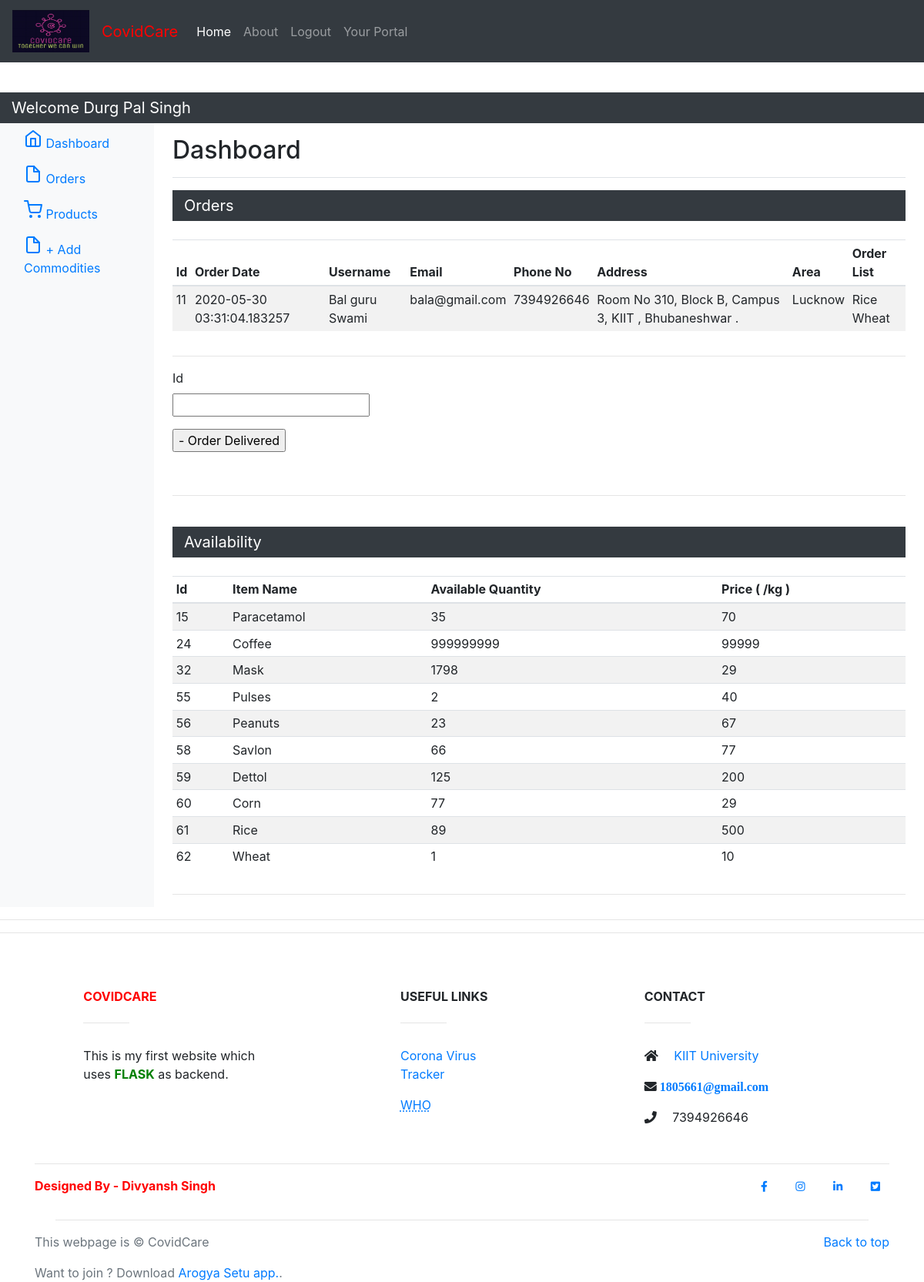
Page /seller_index (signed in) on the earlier database version.
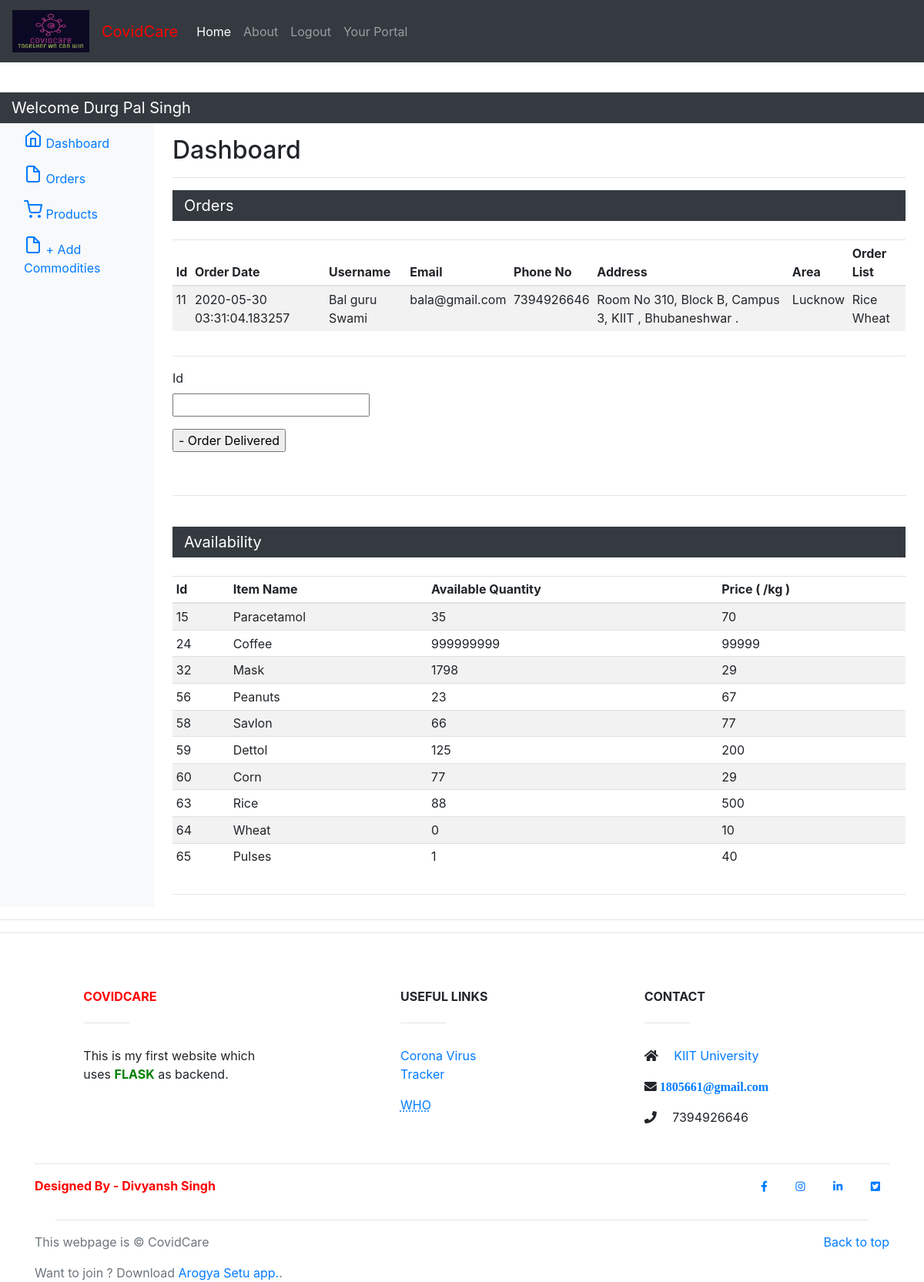
Same page on the later database version.
### app.py (models this page shows, shortened)
class seller_db(UserMixin, db.Model):
    id = db.Column(db.Integer, primary_key=True)
    username = db.Column(db.String(20), index=True, unique=True)
    email = db.Column(db.String(120), index=True, unique=True)
    password = db.Column(db.String(128))
    area = db.Column(db.String(20), index=True, unique=True)

class orders(UserMixin, db.Model):
    id = db.Column(db.Integer, primary_key=True)
    username = db.Column(db.String(200),index=True,unique=False)
    email = db.Column(db.String(120), index=True, unique=False)
    phno = db.Column(db.Integer)
    address = db.Column(db.String(200), index=True, unique=False)
    area = db.Column(db.String(200), index=True, unique=False)
    orderlist = db.Column(db.String(200), index=True, unique=False)
    order_date = db.Column(db.DateTime, index=True, default=datetime.utcnow)

class commodities(UserMixin, db.Model):
    id = db.Column(db.Integer, primary_key=True)
    itemname = db.Column(db.String(200), index=True, unique=True)
    quantity = db.Column(db.Integer, index=True, unique=False)
    price = db.Column(db.Integer,index=True,unique=False)

### app.py (the view)
@app.route('/seller_index', methods=('GET', 'POST'))
def seller_index():
    if "seller_logged_in" in session:
        form = seller_index_form()
        if form.validate_on_submit():
            return redirect('order_delivered')
        seller_name = session["seller_logged_in"]
        seller_details = seller_db.query.filter_by(username=seller_name).first()
        order_no = orders.query.filter_by(area=seller_details.area).all()
        return render_template('seller_index.html',orderno=order_no,comodities=commodities.query.all(),form=form)
    else:
        return redirect(url_for('seller_login'))

### app.py
class seller_index_form(FlaskForm):
    id = IntegerField('Id', validators=[DataRequired()])
    submit = SubmitField('- Order Delivered')

### app.py (called while the page is built)
@login.user_loader
def load_user(id):
    return seller_db.query.get(int(id))

### templates/seller_index.html (shortened to what this page needs)
{% extends 'base.html' %}
{% block corousal %}
<br>
{% endblock %}
{% block content %}
<br><br><br><br>
    <nav class="navbar navbar-dark sticky-top bg-dark flex-md-nowrap p-0">
      <a class="navbar-brand col-sm-3 col-md-2 mr-0" href="#">Welcome {{session["seller_logged_in"]}}</a>
    </nav>
    <div class="container-fluid">
      <div class="row">
        <nav class="col-md-2 d-none d-md-block bg-light sidebar">
          <div class="sidebar-sticky">
            <ul class="nav flex-column">
              <li class="nav-item">
                <a class="nav-link active" href="/seller_index">
                  <span data-feather="home"></span>
                  Dashboard <span class="sr-only">(current)</span>
                </a>
              </li>
              <li class="nav-item">
                <a class="nav-link" href="#orders">
                  <span data-feather="file"></span>
                  Orders
                </a>
              </li>
              <li class="nav-item">
                <a class="nav-link" href="#availability">
                  <span data-feather="shopping-cart"></span>
                  Products
                </a>
              </li>
              <li class="nav-item">
                <a class="nav-link" href="/add_commodities">
                  <span data-feather="file"></span>
                  + Add Commodities
                </a>
              </li>
            </ul>
          </div>
        </nav>
        <main role="main" class="col-md-9 ml-sm-auto col-lg-10 pt-3 px-4">
          <div class="d-flex justify-content-between flex-wrap flex-md-nowrap align-items-center pb-2 mb-3 border-bottom">
            <h1 class="h2">Dashboard</h1>
          </div>
          <nav class="navbar navbar-dark sticky-top bg-dark flex-md-nowrap p-0">
            <a class="navbar-brand col-sm-3 col-md-2 mr-0" href="#">Orders</a>
          </nav>
          <br>
          <div class="table-responsive">
            <table class="table table-striped table-sm">
              <thead>
                <tr>
                  <th>Id</th>
                  <th>Order Date</th>
                  <th>Username</th>
                  <th>Email</th>
                  <th>Phone No</th>
                  <th>Address</th>
                  <th>Area</th>
                  <th>Order List</th>
                </tr>
              </thead>
              <tbody>
              {% for items in orderno %}
                <tr>
                    <td>{{items.id}}</td>
                    <td>{{items.order_date}}</td>
                    <td>{{items.username}}</td>
                    <td>{{items.email}}</td>
                    <td>{{items.phno}}</td>
                    <td>{{items.address}}</td>
                    <td>{{items.area}}</td>
                    <td>{{items.orderlist}}</td>
                </tr>
              {%endfor%}
              </tbody>
            </table>
          </div>
          <hr>
        <form action="/order_delivered" method="post" novalidate>
        <p>
            {{ form.id.label }}<br>
            {{ form.id(size=7) }}
        </p>
        <p>
            <p>{{ form.submit() }}</p>
        </p>
        </form>
          <br><hr><br>
    <nav class="navbar navbar-dark sticky-top bg-dark flex-md-nowrap p-0">
      <a class="navbar-brand col-sm-3 col-md-2 mr-0" href="#">Availability</a>
    </nav>
          <br>
          <div class="table-responsive">
            <table class="table table-striped table-sm">
              <thead>
                <tr>
                  <th>Id</th>
                  <th>Item Name</th>
                  <th>Available Quantity</th>
                  <th>Price ( /kg )</th>
                </tr>
              </thead>
              <tbody>
              {% for items in comodities %}
                <tr>
                  <td>{{items.id}}</td>
                  <td>{{items.itemname}}</td>
                  <td>{{items.quantity}}</td>
                  <td>{{items.price}}</td>
                </tr>
              {%endfor%}
              </tbody>
            </table>
          </div>
          <hr>
          </main>
      </div>
    </div>
{% endblock %}

### templates/base.html (shortened to what this page needs)
<!DOCTYPE html>
<html lang="en">
<head>
    <link rel="stylesheet" href="{{url_for('static',filename='style.css')}}">
    <link rel="stylesheet" href="https://maxcdn.bootstrapcdn.com/bootstrap/4.0.0/css/bootstrap.min.css">
    <link rel="stylesheet" href="https://cdnjs.cloudflare.com/ajax/libs/font-awesome/4.7.0/css/font-awesome.min.css">
	  <link rel="stylesheet" href="https://use.fontawesome.com/releases/v5.8.2/css/all.css">
    <link rel="stylesheet" href="https://use.fontawesome.com/releases/v5.8.2/css/all.css">
</head>
<body>
    <nav class="navbar navbar-expand-md navbar-dark fixed-top bg-dark">
        <a class="navbar-brand" href="#">
            <img src="../static/images/CovidCare_Logo.JPG" width="100" height="55" alt="">
        </a>
        <a class="navbar-brand" href="/index"><font color="red"> CovidCare </font></a>
        <div class="collapse navbar-collapse" id="navbarCollapse">
        <ul class="navbar-nav mr-auto">
          <li class="nav-item active">
            <a class="nav-link" href="{{ url_for('index') }}">Home <span class="sr-only">(current)</span></a>
          </li>
          <li class="nav-item">
            <a class="nav-link" href="{{ url_for('about') }}">About</a>
          </li>
            {% if "seller_logged_in" not in session and "gov_logged_in" not in session %}
                <li class="nav-item dropdown">
                    <a class="nav-link dropdown-toggle" href="#" id="dropdown01" data-toggle="dropdown" aria-haspopup="true" aria-expanded="false">Login</a>
                    <div class="dropdown-menu" aria-labelledby="dropdown01">
                        <a class="dropdown-item" href="/gov_login">As Government Official</a>
                        <a class="dropdown-item" href="/seller_login">As Cerified Seller</a>
                        <a class="dropdown-item" href="/citizen_index">As Citizen</a>
                    </div>
                </li>
            {% else %}
                <li class="nav-item">
                    <a class="nav-link" href="{{ url_for('logout') }}">Logout</a>
                </li>
            {% endif %}
          <li class="nav-item">
            <a class="nav-link" href="{{ url_for('portal') }}">Your Portal</a>
          </li>
        </ul>
        </div>
    </nav>
    {% block corousal %}{% endblock %}
    {% block content %}{% endblock %}
    <hr><hr>
    <footer class="page-footer font-small teal pt-4">
      <div class="container">
    <div class="row d-flex justify-content-center">
      <div class="col-md-6">
      </div>
    </div>
  </div>
    <div class="container text-center text-md-left">
      <div class="row text-center text-md-left mt-3 pb-3">
        <div class="col-md-3 col-lg-3 col-xl-3 mx-auto mt-3">
          <h6 class="text-uppercase mb-4 font-weight-bold"><font color="red">CovidCare</font></h6>
          <hr class="teal accent-3 mb-4 mt-0 d-inline-block mx-auto" style="width: 60px;">
            <p>This is my first website which uses <font color="green"><b>FLASK</b></font> as backend.</p>
        </div>
        <div class="col-md-3 col-lg-2 col-xl-2 mx-auto mt-3">
          <h6 class="text-uppercase mb-4 font-weight-bold">Useful links</h6>
          <hr class="teal accent-3 mb-4 mt-0 d-inline-block mx-auto" style="width: 60px;">
          <p>
            <a href="https://www.mygov.in/covid-19">Corona Virus Tracker</a>
          </p>
          <p>
            <a href="https://www.who.int/"><abbr title="World Health Organization"> WHO</abbr></a>
          </p>
        </div>
        <div class="col-md-4 col-lg-3 col-xl-3 mx-auto mt-3">
          <h6 class="text-uppercase mb-4 font-weight-bold">Contact</h6>
          <hr class="teal accent-3 mb-4 mt-0 d-inline-block mx-auto" style="width: 60px;">
          <p>
            <i class="fas fa-home mr-3"><a href="https://kiit.ac.in/"></i> KIIT University</a></p>
          <p>
            <i class="fas fa-envelope mr-3"><a href="mailto:1805661@gmail.com"> 1805661@gmail.com</a></i></p>
          <p>
            <i class="fas fa-phone mr-3"></i> 7394926646</p>
        </div>
      </div>
      <hr>
      <div class="row d-flex align-items-center">
        <div class="col-md-7 col-lg-8">
          <p class="text-center text-md-left">
            <a href="#">
              <font color="red"><strong>Designed By - Divyansh Singh</strong></font>
            </a>
          </p>
        </div>
        <div class="col-md-5 col-lg-4 ml-lg-0">
          <div class="text-center text-md-right">
            <ul class="list-unstyled list-inline">
              <li class="list-inline-item">
                <a href="https://www.facebook.com/profile.php?id=100026357103811&ref=br_tf&epa=SEARCH_BOX"  class="btn-floating btn-sm rgba-white-slight mx-1">
                  <i class="fab fa-facebook-f"></i>
                </a>
              </li>
              <li class="list-inline-item">
                <a href='https://www.instagram.com/divyansh8169/?igshid=1ayhewfd1fgie'  class="btn-floating btn-sm rgba-white-slight mx-1">
                  <i class="fab fa-instagram"></i>
                </a>
              </li>
              <li class="list-inline-item">
                <a href="www.linkedin.com/in/divyansh-singh-8137201a2" class="btn-floating btn-sm rgba-white-slight mx-1">
                  <i class="fab fa-linkedin-in"></i>
                </a>
              </li>
              <li class="list-inline-item">
                <a href="https://twitter.com/RgnDunes" class="btn-floating btn-sm rgba-white-slight mx-1">
                  <i class="fab fa-twitter-square"></i>
                </a>
              </li>
            </ul>
          </div>
        </div>
      </div>
    </div>
    <hr width="88%" align="center">
    <footer class="text-muted">
        <div class="container">
          <p class="float-right">
            <a href="#">Back to top</a>
          </p>
          <p>This webpage is &copy; CovidCare</p>
          <p>Want to join ? Download <a href="https://www.mygov.in/aarogya-setu-app/">Arogya Setu app.</a>.</p>
        </div>
      </footer>
  </footer>
</body>
</html>

### static/style.css (style rules this page uses)
body, html { height: 100%; }
* { box-sizing: border-box; }

Differences in the rows shown:
removed commodities: id "55", itemname "Pulses", quantity "2", price "40"
removed commodities: id "61", itemname "Rice", quantity "89", price "500"
removed commodities: id "62", itemname "Wheat", quantity "1", price "10"
added commodities: id "63", itemname "Rice", quantity "88", price "500"
added commodities: id "64", itemname "Wheat", quantity "0", price "10"
added commodities: id "65", itemname "Pulses", quantity "1", price "40"
